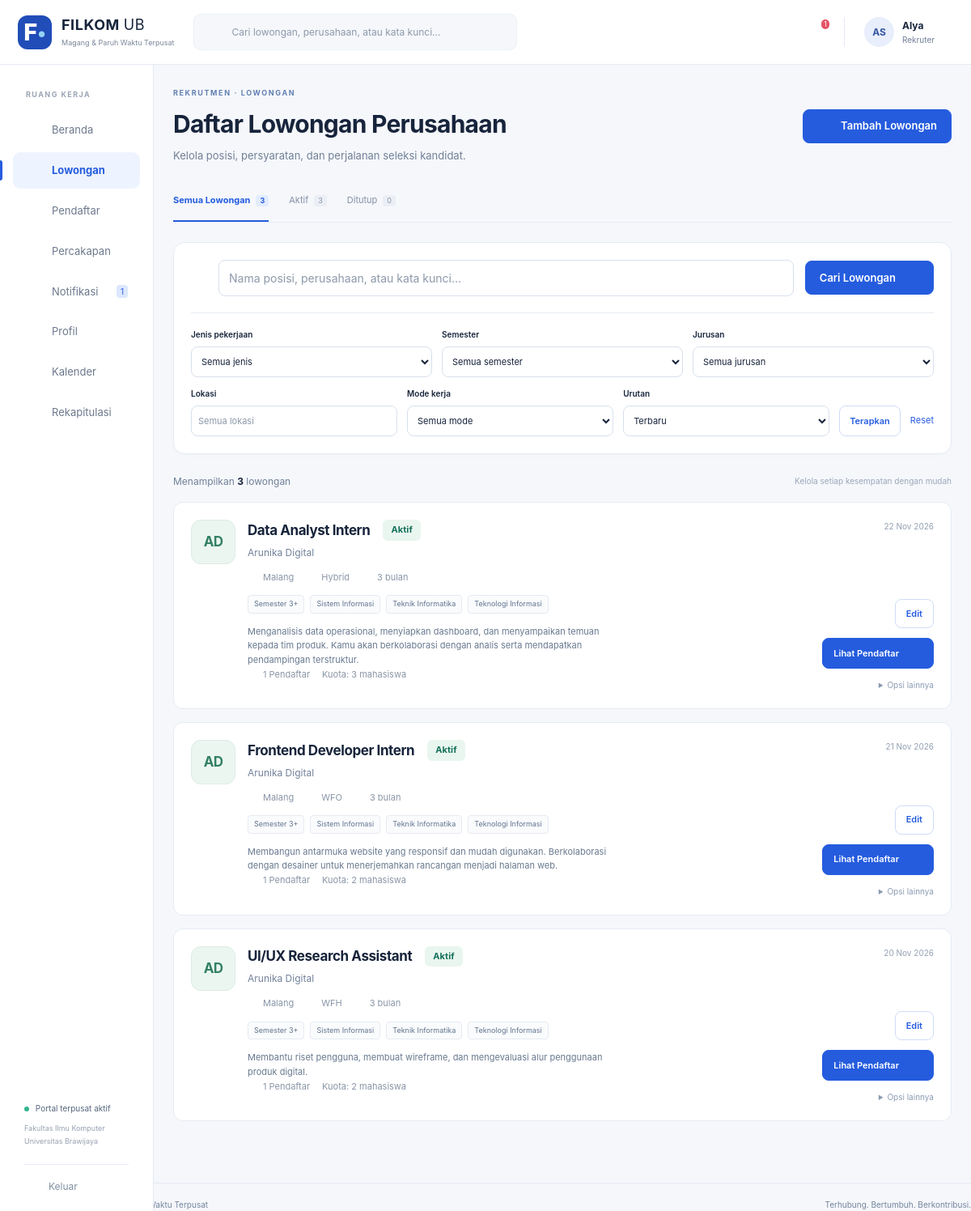
/index.php?r=lowongan (signed in), run on the app's committed database.
### tables this page shows
CREATE TABLE AKUN (
 idAkun INT AUTO_INCREMENT PRIMARY KEY, username VARCHAR(100) NOT NULL UNIQUE, email VARCHAR(100) NOT NULL UNIQUE,
 passwordHash VARCHAR(255) NOT NULL, namaPengguna VARCHAR(100) NOT NULL,
 role ENUM('Mahasiswa','Rekruter','Admin') NOT NULL, aktif TINYINT(1) NOT NULL DEFAULT 1,
 idMahasiswa INT NULL UNIQUE,idPerusahaan INT NULL,
 FOREIGN KEY(idMahasiswa) REFERENCES MAHASISWA(idMahasiswa), FOREIGN KEY(idPerusahaan) REFERENCES PERUSAHAAN(idPerusahaan),
 CONSTRAINT CK_AKUN_ROLE CHECK ((role='Mahasiswa' AND idMahasiswa IS NOT NULL AND idPerusahaan IS NULL) OR (role='Rekruter' AND idPerusahaan IS NOT NULL AND idMahasiswa IS NULL) OR (role='Admin' AND idMahasiswa IS NULL AND idPerusahaan IS NULL))
);

CREATE TABLE LOWONGAN (
 idLowongan INT AUTO_INCREMENT PRIMARY KEY,namaLowongan VARCHAR(100) NOT NULL,jenisPekerjaan VARCHAR(50) NOT NULL,
 modeKerja VARCHAR(50) NOT NULL,lokasiPenempatan VARCHAR(100) NOT NULL,tingkatSemesterMinimal INT NOT NULL,
 targetJurusan TEXT NOT NULL,deskripsi TEXT NOT NULL,dokumenPersyaratan TEXT NOT NULL,
 statusLowongan VARCHAR(20) NOT NULL DEFAULT 'Ditutup',tanggalDibuat DATETIME NOT NULL DEFAULT CURRENT_TIMESTAMP,idPerusahaan INT NOT NULL,
 batasLamaran DATE NULL,kuota INT NOT NULL DEFAULT 1,durasiBulan INT NOT NULL DEFAULT 3,
 uangSaku DECIMAL(12,0) NOT NULL DEFAULT 0,konversiSKS INT NOT NULL DEFAULT 0,kualifikasi TEXT,dihapusPada DATETIME NULL,
 FOREIGN KEY(idPerusahaan) REFERENCES PERUSAHAAN(idPerusahaan), INDEX IDX_LOWONGAN_STATUS(statusLowongan,idPerusahaan)
);

CREATE TABLE PERUSAHAAN (
 idPerusahaan INT AUTO_INCREMENT PRIMARY KEY, namaPerusahaan VARCHAR(100) NOT NULL,
 alamat TEXT NOT NULL, emailPerusahaan VARCHAR(100) NOT NULL UNIQUE,
 statusVerifikasi VARCHAR(20) NOT NULL DEFAULT 'Menunggu', bidangUsaha VARCHAR(100) NOT NULL DEFAULT '',
 kontak VARCHAR(30) NOT NULL DEFAULT '', deskripsi TEXT, website VARCHAR(250) NOT NULL DEFAULT '',
 catatanVerifikasi TEXT, dihapusPada DATETIME NULL, dibuatPada DATETIME NOT NULL DEFAULT CURRENT_TIMESTAMP
);

### app/Views/lowongan/index.php (the view, shortened to what the rows shown need)
<?php $recruiter=$currentUser['role']==='Rekruter';$heading=$recruiter?'Daftar Lowongan Perusahaan':'Temukan kesempatanmu.';$kicker=$recruiter?'REKRUTMEN · LOWONGAN':'EKSPLORASI · LOWONGAN';$subtitle=$recruiter?'Kelola posisi, persyaratan, dan perjalanan seleksi kandidat.':'Jelajahi magang dan pekerjaan paruh waktu yang sesuai dengan arahmu.';$headingAction=$recruiter&&$currentUser['statusVerifikasi']==='Terverifikasi'?'<a class="button" href="'.e(url('lowongan/form',['baru'=>1])).'">'.icon('plus').' Tambah Lowongan</a>':'';require ROOT.'/app/Views/components/heading.php'; ?>
<?php if($recruiter):$all=$semuaLowongan;?><div class="tabs"><?php foreach([''=>'Semua Lowongan','Aktif'=>'Aktif','Ditutup'=>'Ditutup'] as $s=>$label):$count=$s?count(array_filter($all,fn($x)=>$x['statusLowongan']===$s)):count($all);?><a class="<?= query('status')===$s?'active':'' ?>" href="<?= e(url('lowongan',['status'=>$s])) ?>"><?= e($label) ?><span><?= $count ?></span></a><?php endforeach;?></div><?php endif;?>
<div class="job-list"><?php foreach($daftarLowongan as $l):?><article class="job-card"><div class="company-avatar tone-<?= (int)$l['idPerusahaan']%3 ?>"><?= e(initials($l['namaPerusahaan'])) ?></div><div class="job-info"><div class="job-title-row"><h2><a href="<?= e(url('lowongan/detail',['id'=>$l['idLowongan']])) ?>"><?= e($l['namaLowongan']) ?></a></h2><?php if($recruiter):?><?= badge($l['statusLowongan']) ?><?php else:?><span class="badge blue"><?= e($l['jenisPekerjaan']) ?></span><?php endif;?></div><p class="company-name"><?= e($l['namaPerusahaan']) ?></p><div class="job-meta"><span><?= icon('location') ?><?= e($l['lokasiPenempatan']) ?></span><span><?= icon('briefcase') ?><?= e($l['modeKerja']) ?></span><span><?= icon('clock') ?><?= (int)$l['durasiBulan'] ?> bulan</span></div><div class="tags"><span>Semester <?= e($l['tingkatSemesterMinimal']) ?>+</span><?php foreach(array_slice($l['targetJurusan'],0,3) as $j):?><span><?= e($j) ?></span><?php endforeach;?></div><p class="job-description"><?= e(mb_strimwidth($l['deskripsi'],0,180,'…')) ?></p><?php if($recruiter):?><p class="job-meta"><span><?= icon('user') ?><?= (int)$l['jumlahPendaftar'] ?> Pendaftar</span><span>Kuota: <?= (int)$l['kuota'] ?> mahasiswa</span></p><?php endif;?></div><div class="job-right"><time><?= icon('calendar') ?><?= tanggal($l['tanggalDibuat']) ?></time><div class="job-actions"><?php if($recruiter):?><a class="button secondary" href="<?= e(url('lowongan/form',['id'=>$l['idLowongan'],'baru'=>1])) ?>">Edit</a><a class="button" href="<?= e(url('pendaftar',['lowongan'=>$l['idLowongan']])) ?>">Lihat Pendaftar <?= icon('arrow') ?></a><details class="more-menu"><summary>Opsi lainnya</summary><form method="post" action="<?= e(url('lowongan/status')) ?>"><?= csrf() ?><input type="hidden" name="id" value="<?= $l['idLowongan'] ?>"><?php if($l['statusLowongan']==='Aktif'):?><button name="aksi" value="tutup">Tutup lowongan</button><?php endif;?><button name="aksi" value="hapus">Hapus lowongan</button></form></details><?php else:?><strong class="job-salary"><?= rupiah($l['uangSaku']) ?><small><?= (float)$l['uangSaku']>0?'/ bulan':'' ?></small></strong><a class="button secondary" href="<?= e(url('lowongan/detail',['id'=>$l['idLowongan']])) ?>">Lihat Detail <?= icon('arrow') ?></a><?php endif;?></div></div></article><?php endforeach; ?>
</div>

### app/Views/layout/header.php (shortened to what the rows shown need)
<!doctype html>
<html lang="id"><head><meta charset="utf-8"><meta name="viewport" content="width=device-width,initial-scale=1">
<title><?= e($title) ?> · FILKOM Connect</title><link rel="stylesheet" href="assets/app.css"><script src="assets/app.js" defer></script>
</head><body>
<?php if($currentUser): $role=$currentUser['role'];$r=query('r','dashboard'); ?>
<header class="topbar"><a class="brand" href="<?= e(url()) ?>"><span class="brand-icon">F<span>•</span></span><span><strong>FILKOM <span class="brand-light">UB</span></strong><small>Magang &amp; Paruh Waktu Terpusat</small></span></a>
<form class="global-search" action="index.php" method="get"><input type="hidden" name="r" value="<?= $role==='Admin'?'perusahaan':'lowongan' ?>"><?= icon('search') ?><input aria-label="Pencarian global" name="keyword" placeholder="Cari lowongan, perusahaan, atau kata kunci…" value="<?= e(query('keyword')) ?>"><button class="icon-button" aria-label="Cari"><?= icon('arrow') ?></button></form>
<div class="top-actions"><form class="mobile-logout" method="post" action="<?= e(url('logout')) ?>"><?= csrf() ?><button class="icon-button" aria-label="Keluar"><?= icon('logout') ?></button></form><a class="notification-button" href="<?= e(url('notifikasi')) ?>" aria-label="Notifikasi, <?= $unread ?> belum dibaca"><?= icon('bell') ?><?php if($unread):?><span class="counter"><?= $unread>99?'99+':$unread ?></span><?php endif;?></a><div class="user-summary"><span class="avatar"><?= e(initials($currentUser['namaPengguna'])) ?></span><span><strong><?= e(explode(' ',$currentUser['namaPengguna'])[0]) ?></strong><small><?= e($role) ?></small></span></div></div></header>
<aside class="sidebar"><div class="sidebar-label">RUANG KERJA</div><nav aria-label="Navigasi utama">
<?php $nav=[['dashboard','home','Beranda']];
if($role==='Rekruter')$nav=[...$nav,['lowongan','briefcase','Lowongan'],['pendaftar','user','Pendaftar'],['chat','chat','Percakapan']];
$nav[]=['notifikasi','bell','Notifikasi'];$nav[]=['profil','user','Profil'];
if($role!=='Admin')$nav[]=['kalender','calendar','Kalender'];
if($role!=='Mahasiswa')$nav[]=['rekapitulasi','chart','Rekapitulasi'];
foreach($nav as [$link,$ic,$label]):$active=explode('/',$r)[0]===$link||($link==='pendaftar'&&str_starts_with($r,'seleksi')); ?>
<a href="<?= e(url($link)) ?>" class="nav-link <?= $active?'active':'' ?>" <?= $active?'aria-current="page"':'' ?>><?= icon($ic) ?><span><?= e($label) ?></span><?php if($link==='notifikasi'&&$unread):?><span class="nav-count"><?= $unread ?></span><?php endif;?></a>
<?php endforeach;?></nav><div class="sidebar-bottom"><div class="portal-status"><i></i> Portal terpusat aktif<small>Fakultas Ilmu Komputer<br>Universitas Brawijaya</small></div><form method="post" action="<?= e(url('logout')) ?>"><?= csrf() ?><button class="logout"><?= icon('logout') ?> Keluar</button></form></div></aside>
<main id="main" class="main-content">
<?php else: ?><main id="main" class="public-main"><?php endif; ?>

### app/Core/helpers.php (shortened to what the rows shown need)
<?php
function e(mixed $s):string {
    return htmlspecialchars((string)$s,ENT_QUOTES|ENT_SUBSTITUTE,'UTF-8');
}
function url(string $route='dashboard',array $p=[]):string {
    return 'index.php?'.http_build_query(['r'=>$route]+$p);
}
function query(string $key,string $default=''):string {
    $v=$_GET[$key]??$default;
    return is_scalar($v)?trim((string)$v):$default;
}
function tanggal(?string $date,string $format='d M Y'):string {
    return $date?date($format,strtotime($date)):'—';
}
function initials(string $s):string {
    $w=preg_split('/\s+/',trim($s));
    return mb_strtoupper(mb_substr($w[0]??'',0,1).mb_substr($w[1]??'',0,1));
}
function statusClass(string $s):string {
    return match($s) {
        'Diterima','Terverifikasi','Lolos','Sesuai','Layak','Aktif'=>'green','Ditolak','Tidak Lolos','Tidak sesuai','Tidak Layak','Dihapus'=>'red','Wawancara','Diproses','Menunggu'=>'amber','Draf','Ditutup'=>'gray',default=>'blue'
    }
    ;
}
function badge(string $s):string {
    return '<span class="badge '.statusClass($s).'">'.e($s).'</span>';
}
function icon(string $name):string {
    $paths=[ 'home'=>'<path d="m3 10 9-7 9 7v10H3Z"/><path d="M9 20v-7h6v7"/>', 'briefcase'=>'<rect x="3" y="7" width="18" height="14" rx="2"/><path d="M8 7V3h8v4M3 12c6 4 12 4 18 0M10 13h4"/>', 'file'=>'<path d="M6 3h9l4 4v14H6Z"/><path d="M14 3v5h5M9 12h7M9 16h7"/>', 'bell'=>'<path d="M5 17h14l-2-3V9a5 5 0 0 0-10 0v5ZM10 21h4"/>', 'user'=>'<circle cx="12" cy="8" r="4"/><path d="M4 21v-2a8 8 0 0 1 16 0v2"/>', 'calendar'=>'<rect x="3" y="5" width="18" height="16" rx="2"/><path d="M7 2v6M17 2v6M3 11h18M7 15h3M14 15h3"/>', 'chat'=>'<path d="M4 4h16v12H9l-5 5Z"/><path d="M8 8h8M8 12h5"/>', 'search'=>'<circle cx="10" cy="10" r="6"/><path d="m15 15 6 6"/>', 'arrow'=>'<path d="M4 12h16m-6-6 6 6-6 6"/>', 'plus'=>'<path d="M12 4v16M4 12h16"/>', 'location'=>'<path d="M19 10c0 5-7 11-7 11S5 15 5 10a7 7 0 0 1 14 0Z"/><circle cx="12" cy="10" r="2"/>', 'check'=>'<path d="m5 12 4 4L19 6"/>', 'clock'=>'<circle cx="12" cy="12" r="9"/><path d="M12 6v6l4 2"/>', 'logout'=>'<path d="M9 3H4v18h5M9 12h12m-5-5 5 5-5 5"/>', 'building'=>'<path d="M4 21V3h12v18M16 9h4v12M8 7h4M8 11h4M8 15h4M9 21v-3h3v3"/>', 'chart'=>'<path d="M4 3v18h17M8 17v-4M13 17V8M18 17V5"/>', 'shield'=>'<path d="m12 2 9 4v6c0 5-9 10-9 10S3 17 3 12V6Z"/><path d="m8 12 3 3 5-6"/>', 'download'=>'<path d="M12 3v12m-5-5 5 5 5-5M4 16v5h16v-5"/>', 'close'=>'<path d="m5 5 14 14M19 5 5 19"/>', ];
    return '<svg class="icon" viewBox="0 0 24 24" fill="none" stroke="currentColor" stroke-width="1.7" stroke-linecap="round" stroke-linejoin="round" aria-hidden="true">'.($paths[$name]??$paths['file']).'</svg>';
}

### app/Views/components/heading.php
<div class="page-heading"><div><p class="eyebrow"><?= e($kicker??'FILKOM CONNECT') ?></p><h1><?= e($heading??$title) ?></h1><?php if(!empty($subtitle)):?><p><?= e($subtitle) ?></p><?php endif;?></div><?php if(!empty($headingAction)):?><?= $headingAction ?><?php endif;?></div>

### data on the page
akun: namaPengguna "AS", namaPengguna "Alya", role "Rekruter", role "REKRUTMEN · LOWONGAN", role "Daftar Lowongan Perusahaan", role "Kelola posisi, persyaratan, dan perjalanan seleksi kandidat."
lowongan: statusLowongan "Aktif", idPerusahaan.namaPerusahaan "AD", namaLowongan "UI/UX Research Assistant", idPerusahaan.namaPerusahaan "Arunika Digital", lokasiPenempatan "Malang", modeKerja "WFH", durasiBulan "3", tingkatSemesterMinimal "3", j "Sistem Informasi", j "Teknik Informatika", j "Teknologi Informasi", deskripsi "Membantu riset pengguna, membuat wireframe, dan mengevaluasi alur penggunaan produk digital.", jumlahPendaftar "1", kuota "2", tanggalDibuat "20 Nov 2026"
lowongan: idPerusahaan.namaPerusahaan "AD", namaLowongan "Data Analyst Intern", statusLowongan "Aktif", idPerusahaan.namaPerusahaan "Arunika Digital", lokasiPenempatan "Malang", modeKerja "Hybrid", durasiBulan "3", tingkatSemesterMinimal "3", j "Sistem Informasi", j "Teknik Informatika", j "Teknologi Informasi", deskripsi "Menganalisis data operasional, menyiapkan dashboard, dan menyampaikan temuan kepada tim produk. Kamu akan berkolaborasi dengan analis serta mendapatkan pendampingan terstruktur.", jumlahPendaftar "1", kuota "3", tanggalDibuat "22 Nov 2026"
lowongan: idPerusahaan.namaPerusahaan "AD", namaLowongan "Frontend Developer Intern", statusLowongan "Aktif", idPerusahaan.namaPerusahaan "Arunika Digital", lokasiPenempatan "Malang", modeKerja "WFO", durasiBulan "3", tingkatSemesterMinimal "3", j "Sistem Informasi", j "Teknik Informatika", j "Teknologi Informasi", deskripsi "Membangun antarmuka website yang responsif dan mudah digunakan. Berkolaborasi dengan desainer untuk menerjemahkan rancangan menjadi halaman web.", jumlahPendaftar "1", kuota "2", tanggalDibuat "21 Nov 2026"

### other printed values
$unread "1"
$label "Beranda"
$label "Lowongan"
$label "Pendaftar"
$label "Percakapan"
$label "Notifikasi"
$label "Profil"
$label "Kalender"
$label "Rekapitulasi"
$label "Semua Lowongan"
$count "3"
$label "Ditutup"
$count "0"
count($daftarLowongan) "3"
